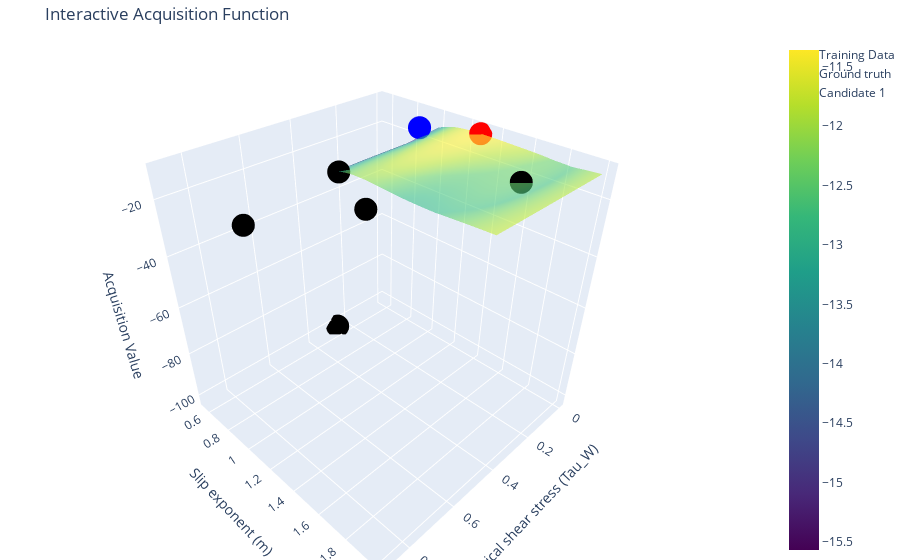

Notebook source saved alongside this figure:
### Code cell
tau_w_range = torch.linspace(bounds[0, 0], bounds[0, 1], 100)  # Grid for tau_w
m_range = torch.linspace(bounds[1, 0], bounds[1, 1], 100)      # Grid for m
tau_w_grid, m_grid = torch.meshgrid(tau_w_range, m_range, indexing="ij")


grid = torch.stack([tau_w_grid.ravel(), m_grid.ravel()], dim=-1)


acq_values = acq_func(grid.unsqueeze(1)).detach().numpy().reshape(100, 100)


train_acq_values = acq_func(train_x.unsqueeze(1)).detach().numpy()


fig = go.Figure()


fig.add_trace(go.Surface(
    x=tau_w_grid.numpy(),
    y=m_grid.numpy(),
    z=acq_values,
    colorscale='Viridis',
    opacity=0.6,
    name="Acquisition Function"
))


fig.add_trace(go.Scatter3d(
    x=train_x[:, 0].numpy(),
    y=train_x[:, 1].numpy(),
    z=train_acq_values.flatten(),
    mode='markers',
    marker=dict(size=8, color='black'),
    name='Training Data'

))

fig.add_trace(go.Scatter3d(
    x=[0.1],
    y=[1],
    z=[acq_values.max()] ,
    mode='markers',
    marker=dict(size=8, color='blue'),
    name='Ground truth'
)
)

#Iterate over the candidates
for i in range(candidate.shape[0]): 
    candidate_acq_value = acq_func(candidate[i].unsqueeze(0)).item()
    fig.add_trace(go.Scatter3d(
        x=[candidate[i, 0].item()],
        y=[candidate[i, 1].item()],
        z=[candidate_acq_value],
        mode='markers',
        marker=dict(size=8, color='red', symbol='circle'),
        name=f'Candidate {i + 1}'
    ))



fig.update_layout(
    scene=dict(
        xaxis_title="Critical shear stress (Tau_W)",
        yaxis_title="Slip exponent (m)",
        zaxis_title="Acquisition Value"
    ),
    title="Interactive Acquisition Function",
    margin=dict(l=0, r=0, b=0, t=40)
)


fig.show()
fig.write_html("acquisiton_func.html")

### Figure 1 — Plotly figure (JSON) as saved in the notebook; plotly's stock layout.template omitted (floating-point values rounded to 4 significant figures; data arrays with more than 128 entries replaced by an {"elided": "..."} marker saying what was removed)
{"data": [{"colorscale": [[0, "#440154"], [0.1111, "#482878"], [0.2222, "#3e4989"], [0.3333, "#31688e"], [0.4444, "#26828e"], [0.5556, "#1f9e89"], [0.6667, "#35b779"], [0.7778, "#6ece58"], [0.8889, "#b5de2b"], [1, "#fde725"]], "name": "Acquisition Function", "opacity": 0.6, "type": "surface", "x": {"elided": "100x100 float values"}, "y": {"elided": "100x100 float values"}, "z": {"elided": "100x100 float values"}}, {"marker": {"color": "black", "size": 8}, "mode": "markers", "name": "Training Data", "type": "scatter3d", "x": [0.6106, 0.8847, 0.1969, 0.4993, 0.2678], "y": [1.452, 1.2, 1.771, 1.075, 0.5541], "z": [-12.95, -13.04, -12.45, -13.21, -102.1]}, {"marker": {"color": "blue", "size": 8}, "mode": "markers", "name": "Ground truth", "type": "scatter3d", "x": [0.1], "y": [1], "z": [-11.36]}, {"marker": {"color": "red", "size": 8, "symbol": "circle"}, "mode": "markers", "name": "Candidate 1", "type": "scatter3d", "x": [0.001], "y": [1.289], "z": [-11.36]}], "layout": {"margin": {"b": 0, "l": 0, "r": 0, "t": 40}, "scene": {"xaxis": {"title": {"text": "Critical shear stress (Tau_W)"}}, "yaxis": {"title": {"text": "Slip exponent (m)"}}, "zaxis": {"title": {"text": "Acquisition Value"}}}, "title": {"text": "Interactive Acquisition Function"}}}
